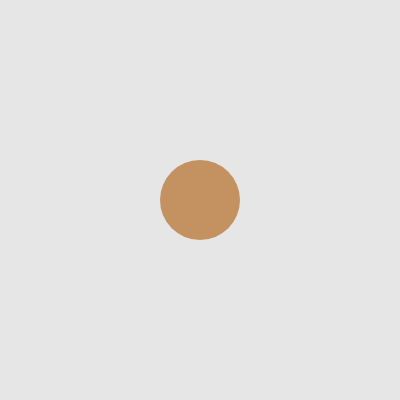
Frame 1 (no input)
Frame 60 (no input): identical to frame 1, image omitted
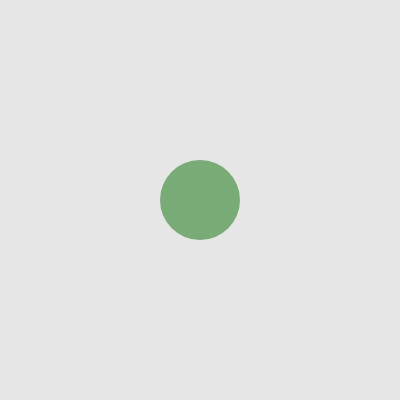
Frame 120 (the mouse pressed at the canvas centre since frame 60)

The p5.js sketch that drew these frames (run headless with seeded random() and noise() and a simulated clock; from frame 60 on, the mouse is pressed at the canvas centre):

// p5.js sketch
// ── sketch.js
// DM2008 — Activity 4a [Guided]
// Bake a Cookie (30 min)
//
// A class is a blueprint — Cookie describes what every cookie has and can do.
// Your job is to complete the class, then add movement and a flavor randomizer.
//
// Suggested order:
// 1. Add the missing properties to the constructor (sz, x, y)
// 2. Fix show() so it uses this.flavor, this.x, this.y, this.sz
// 3. Implement move() and randomFlavor()
// 4. Wire them up in keyPressed() and mousePressed()
//
// Stretch: add a second cookie with different starting values.

let cookie;

function setup() {
  createCanvas(400, 400);
  noStroke();
  cookie = new Cookie("chocolate", 80, width/2, height/2);
}

function draw() {
  background(230);
  cookie.show();
}

class Cookie {
  constructor(flavor, sz, x, y) {
    // this. binds each value to this specific cookie object
    // Add the missing properties below
    this.flavor = flavor;
    this.sz = sz;
    this.x = x;
    this.y = y;
  }

  show() {
    // Fix this method — it should use this.flavor, this.x, this.y, this.sz
    switch (this.flavor) {
      case "chocolate":
        fill(196, 146, 96);
        break;
      case "vanilla":
        fill(255, 223, 150);
        break;
      case "matcha":
        fill(120, 171, 118);
        break;
      case "strawberry":
        fill(255, 163, 189);
        break;
      default:
        fill(255, 163, 189);
    }
    ellipse(this.x, this.y, this.sz);
  }

  // Add a move() method — update this.x or this.y based on which key is pressed
  move() {
    this.x = random(width);
    this.y = random(height);
  }

  // Add a randomFlavor() method — set this.flavor to one of at least 3 options
  randomFlavor() {
    let flavors = ["chocolate", "vanilla", "matcha", "strawberry"];
    this.flavor = random(flavors);
  }
}

// Call cookie.move() when an arrow key is pressed
function keyPressed() {
  if (key == "a") {
    cookie.move();
  }
}

// Call cookie.randomFlavor() when the mouse is clicked
function mousePressed() {
  cookie.randomFlavor();
}
